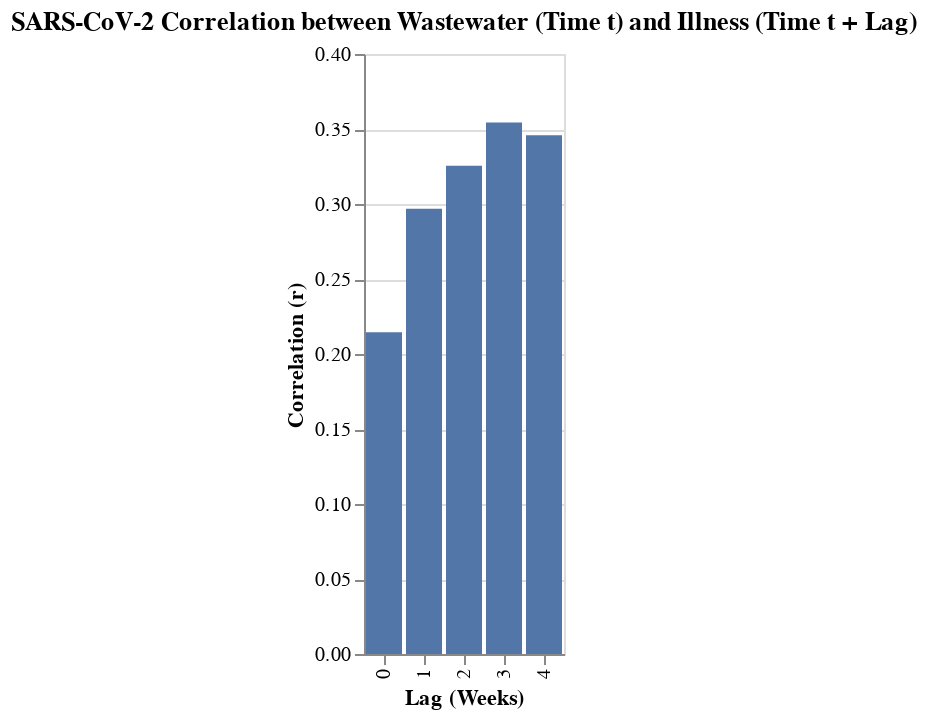

Notebook code for this chart:
### Code cell
# Display the resulting correlation plot (Altair will render this automatically)
chart_lagged

### Figure 1 — Vega-Lite specification as saved in the notebook (floating-point values rounded to 4 significant figures)
{"config": {"view": {"continuousWidth": 300, "continuousHeight": 300}}, "data": {"name": "data-cb1244548e070c381ee037c67f89f4ea"}, "mark": {"type": "bar", "color": "#5276A7"}, "encoding": {"tooltip": [{"field": "Lag (Weeks)", "type": "quantitative"}, {"field": "Correlation Coefficient", "format": ".3f", "type": "quantitative"}], "x": {"field": "Lag (Weeks)", "title": "Lag (Weeks)", "type": "ordinal"}, "y": {"field": "Correlation Coefficient", "title": "Correlation (r)", "type": "quantitative"}}, "params": [{"name": "param_1", "select": {"type": "interval", "encodings": ["x", "y"]}, "bind": "scales"}], "title": "SARS-CoV-2 Correlation between Wastewater (Time t) and Illness (Time t + Lag)", "$schema": "https://vega.github.io/schema/vega-lite/v5.20.1.json", "datasets": {"data-cb1244548e070c381ee037c67f89f4ea": [{"Lag (Weeks)": 0, "Correlation Coefficient": 0.2145}, {"Lag (Weeks)": 1, "Correlation Coefficient": 0.2969}, {"Lag (Weeks)": 2, "Correlation Coefficient": 0.3256}, {"Lag (Weeks)": 3, "Correlation Coefficient": 0.3543}, {"Lag (Weeks)": 4, "Correlation Coefficient": 0.3459}]}}
